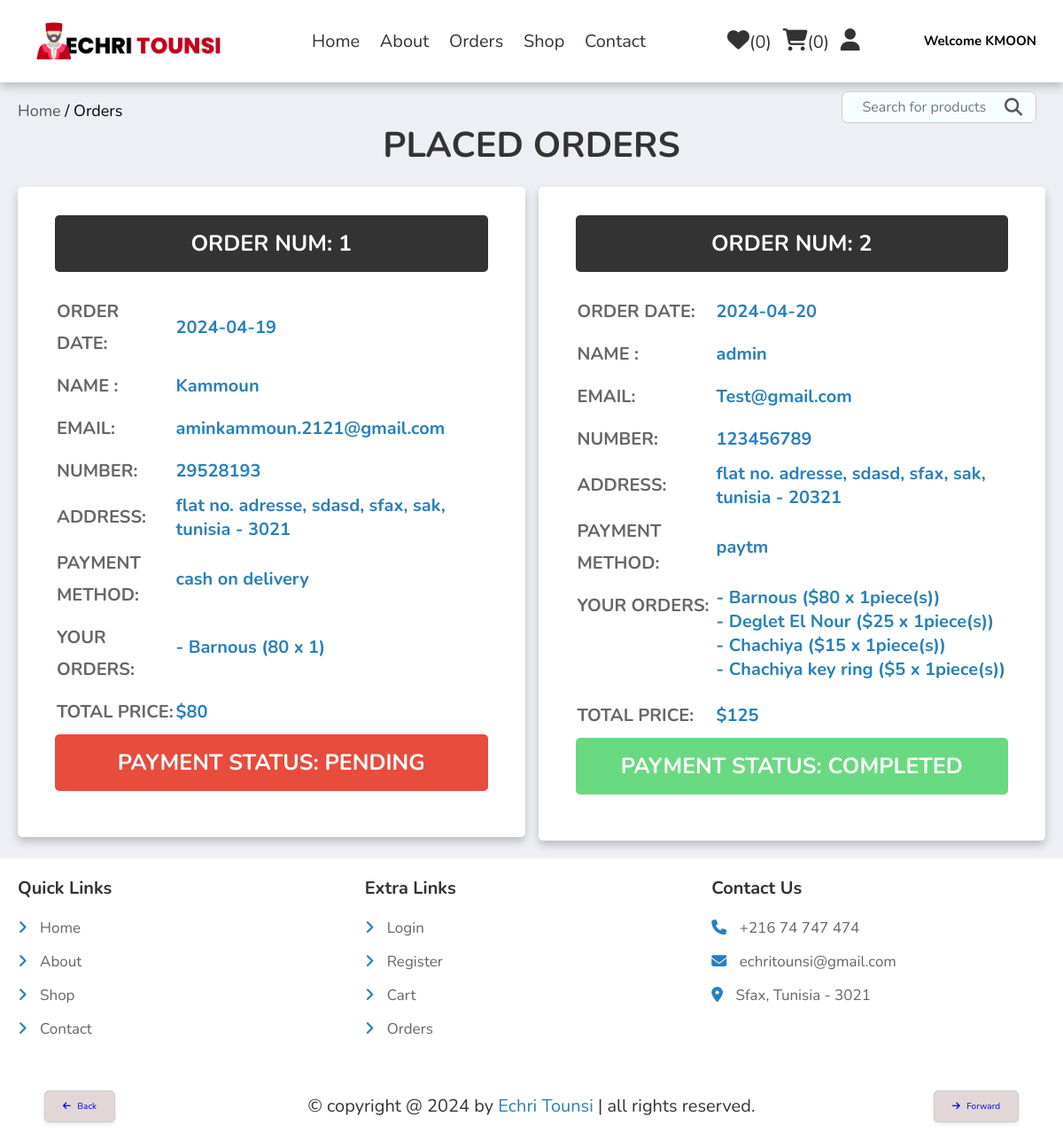
Screenshot of /orders.php (signed in) with the database file from the repository.
### tables this page shows
CREATE TABLE `users` (
  `id` int(100) NOT NULL,
  `name` varchar(20) NOT NULL,
  `email` varchar(50) NOT NULL,
  `password` varchar(50) NOT NULL
);

CREATE TABLE `orders` (
  `id` int(100) NOT NULL,
  `user_id` int(100) NOT NULL,
  `name` varchar(20) NOT NULL,
  `number` varchar(10) NOT NULL,
  `email` varchar(50) NOT NULL,
  `method` varchar(50) NOT NULL,
  `address` varchar(500) NOT NULL,
  `total_products` varchar(1000) NOT NULL,
  `total_price` int(100) NOT NULL,
  `placed_on` date NOT NULL DEFAULT current_timestamp(),
  `payment_status` varchar(20) NOT NULL DEFAULT 'pending'
);

### orders.php (the view, shortened to what this page needs)
<?php
include 'components/connect.php';
if (isset($_SESSION['user_id'])) {
   $user_id = $_SESSION['user_id'];
} else {
   $user_id = '';
};
?>
<!DOCTYPE html>
<html lang="en">
<head>
   <link rel="stylesheet" href="https://cdnjs.cloudflare.com/ajax/libs/font-awesome/6.1.1/css/all.min.css">
   <link rel="stylesheet" href="css/style.css">
</head>
<body>
   <?php include 'components/user_header.php'; ?>
   <section class="orders">
      <div class="breadcrumb">
         <a href="home.php">Home</a> / Orders
      </div>
      <h1 class="heading">Placed orders</h1>
      <div class="box-container">
         <?php
         if ($user_id == '') {
         ?>
            <div style="text-align: center;   max-width: fit-content; margin-left: auto; margin-right: auto;">
               <img src="images/sad-svgrepo-com.svg" alt="" width="150" height="150">
               <?php
               echo '<p class="empty">Please login to see your orders</p>';
               ?>
               <div class="flex-btn">
                  <a href="user_login.php" class="btn">login</a>
               </div>
               <br>
               <a href="user_register.php" style="font-size:15px; padding-top: 30px; padding-bottom: 30px; ">You don't have
                  an account? Register and make your first
                  order.</a>
            </div>
            <?php
         } else {
            $select_orders = $conn->prepare("SELECT * FROM `orders` WHERE user_id = ?");
            $select_orders->execute([$user_id]);
            $number = 1;
            if ($select_orders->rowCount() > 0) {
               while ($fetch_orders = $select_orders->fetch(PDO::FETCH_ASSOC)) {
            ?>
                  <div class="box">
                     <section class="order">
                        <h3>Order num: <?php echo $number ?></h3>
                        <div class="flex">
                           <div class="order-details">
                              <table border="1px">
                                 <tr>
                                    <td>
                                       <p>Order date:</p>
                                    </td>
                                    <td>
                                       <p>
                                          <span class="order-info">
                                             <?= $fetch_orders['placed_on']; ?>
                                          </span>
                                       </p>
                                    </td>
                                 </tr>
                                 <tr>
                                    <td>
                                       <p>name :</p>
                                    </td>
                                    <td>
                                       <span class="order-info">
                                          <?= $fetch_orders['name']; ?>
                                       </span>
                                    </td>
                                 </tr>
                                 <tr>
                                    <td>
                                       <p>email:</p>
                                    </td>
                                    <td>
                                       <span class="order-info">
                                          <?= $fetch_orders['email']; ?>
                                       </span>
                                    </td>
                                 </tr>
                                 <tr>
                                    <td>
                                       <p>number:</p>
                                    </td>
                                    <td>
                                       <span class="order-info">
                                          <?= $fetch_orders['number']; ?>
                                       </span>
                                    </td>
                                 </tr>
                                 <tr>
                                    <td>
                                       <p>address:</p>
                                    </td>
                                    <td>
                                       <span class="order-info">
                                          <?= $fetch_orders['address']; ?>
                                       </span>
                                    </td>
                                 </tr>
                                 <tr>
                                    <td>
                                       <p>payment method:</p>
                                    </td>
                                    <td>
                                       <span class="order-info">
                                          <?= $fetch_orders['method']; ?>
                                       </span>
                                    </td>
                                 </tr>
                                 <tr>
                                    <td style="vertical-align: top;">
                                       <p>your orders:</p>
                                    </td>
                                    <td>
                                       <span class="order-info">
                                          <?php
                                          $parts = explode("-", $fetch_orders['total_products']);
                                          foreach ($parts as $part) {
                                             if ($part !== ' ') {
                                                echo "- " . $part . "<br>";
                                             }
                                          }
                                          ?>
                                       </span>
                                       <br>
                                    </td>
                                 </tr>
                                 <tr>
                                    <td>
                                       <p>total price:</p>
                                    </td>
                                    <td>
                                       <span class="order-info">
                                          $<?= $fetch_orders['total_price']; ?>
                                       </span>
                                    </td>
                                 </tr>
                              </table>
                           </div>
                           <h3 style="background-color: <?= ($fetch_orders['payment_status'] == "pending") ? '#e74c3c' : '#69d981'; ?> ;">
                              payment status: <?= $fetch_orders['payment_status']; ?></h3>
                           <?php $number++; ?>
                        </div>
                     </section>
                  </div>
         <?php
               }
            } else {
               echo '<p class="empty">no orders placed yet!</p>';
            }
         }
         ?>
      </div>
   </section>
   <?php include 'components/footer.php'; ?>
</body>
</html>

### components/user_header.php (shortened to what this page needs)
<header class="header">
    <?php
    $current_page = basename($_SERVER['PHP_SELF']);
    if ($current_page !== 'home.php') {
        echo '<a href="javascript:void(0);" onclick="goBack();" class="back-button navbar">
                 <i class="fas fa-arrow-left"></i> Back
             </a>';
        echo '<a href="javascript:void(0);" onclick="goForward();" class="forward-button navbar">
             <i class="fas fa-arrow-right"></i> Forward
           </a>';
    }
    ?>
    <section class="flex">
        <a href="home.php" class="logo " style="display: flex;justify-content: center;align-items: center;gap:2rem"><img src="images/logo_board.png" width="250px" />
        </a>
        <nav class="navbar">
            <a href="home.php">Home</a>
            <a href="about.php">About</a>
            <a href="orders.php">Orders</a>
            <a href="shop.php">Shop</a>
            <a href="contact.php">Contact</a>
        </nav>
        <div class="icons">
            <?php
            $count_wishlist_items = $conn->prepare("SELECT * FROM `wishlist` WHERE user_id = ?");
            $count_wishlist_items->execute([$user_id]);
            $total_wishlist_counts = $count_wishlist_items->rowCount();
            $count_cart_items = $conn->prepare("SELECT * FROM `cart` WHERE user_id = ?");
            $count_cart_items->execute([$user_id]);
            $total_cart_counts = $count_cart_items->rowCount();
            ?>
            <a href="wishlist.php"><i class="fas fa-heart"></i><span>(<?= $total_wishlist_counts; ?>)</span></a>
            <a href="cart.php"><i class="fas fa-shopping-cart"></i><span>(<?= $total_cart_counts; ?>)</span></a>
            <div id="user-btn" class="fas fa-user"></div>
        </div>
            <?php
            $select_profile = $conn->prepare("SELECT * FROM `users` WHERE id = ?");
            $select_profile->execute([$user_id]);
            if ($select_profile->rowCount() > 0) {
                $fetch_profile = $select_profile->fetch(PDO::FETCH_ASSOC);
            ?>
            <?php
            }
            ?>
        <div>
            <?php if (isset($fetch_profile["name"])) { ?>
                <h2 style="margin-right: 10px;">
                    Welcome <?= $fetch_profile["name"]; ?>
                </h2>
            <?php } ?>
        </div>
    </section>
    <div class="search-box">
        <form action="search_page.php" method="post">
            <input type="text" name="search_box" placeholder="    Search for products" maxlength="100" class="search-input">
            <button type="submit" class="search-button"><i class="fas fa-search"></i></button>
        </form>
    </div>
</header>

### css/style.css (style rules this page uses)
:root { --main-color: #2980b9; --orange: #f39c12; --red: #e74c3c; --black: #333; --white: #fff; --green: #69d981; --light-color: #666; --light-bg: #eeeff5; --border: 0.2rem solid var(--white); --box-shadow: 0 0.5rem 1rem rgba(0, 0, 0, 0.214); }
.back-button { position: fixed; bottom: 150px; left: 50px; z-index: 9999; background-color: #e2d6d6; border: 1px solid #ccc; padding: 10px 20px; border-radius: 5px; box-shadow: 0 2px 5px rgba(0, 0, 0, 0.1); transition: all 0.3s ease; }
.forward-button { position: fixed; bottom: 150px; right: 50px; z-index: 9999; background-color: #e2d6d6; border: 1px solid #ccc; padding: 10px 20px; border-radius: 5px; box-shadow: 0 2px 5px rgba(0, 0, 0, 0.1); transition: all 0.3s ease; }
.back-button i { margin-right: 5px; }
.forward-button i { margin-right: 5px; }
* { font-family: "Nunito", sans-serif; margin: 0; padding: 0; box-sizing: border-box; outline: none; border: none; text-decoration: none; }
html { font-size: 62.5%; overflow-x: hidden; }
body { background-color: var(--light-bg); }
section { padding: 2rem; max-width: 1200px; margin: 0 auto; }
.heading { font-size: 4rem; color: var(--black); margin-bottom: 2rem; text-align: center; text-transform: uppercase; }
.header { position: sticky; top: 0; left: 0; right: 0; background-color: var(--white); box-shadow: var(--box-shadow); z-index: 1000; }
.header .flex { display: flex; align-items: center; justify-content: space-between; position: relative; }
.header .flex .logo { font-size: 2.5rem; color: var(--black); }
.header .flex .navbar a { margin: 0 1rem; font-size: 2rem; color: var(--black); }
.header .flex .icons > * { margin-left: 1rem; font-size: 2.5rem; cursor: pointer; color: var(--black); }
.header .flex .icons a span { font-size: 2rem; }
.search-box { position: absolute; right: 0; }
.order h3 { border-radius: 0.5rem; background-color: var(--black); color: var(--white); padding: 1.5rem 1rem; text-align: center; text-transform: uppercase; margin-bottom: 2rem; font-size: 2.5rem; }
.orders .box-container { display: flex; flex-wrap: wrap; gap: 1.5rem; align-items: flex-start; }
.orders .box-container .box { padding: 1rem 2rem; flex: 1 1 40rem; border: var(--border); background-color: var(--white); box-shadow: var(--box-shadow); border-radius: 0.5rem; }
.orders .box-container .box p { margin: 0.5rem 0; line-height: 1.8; font-size: 2rem; color: var(--light-color); }
.orders .box-container .box p span { color: var(--main-color); font-size: 30; }
.order-details p { text-transform: uppercase; font-weight: bold; }
.orders .box-container .box .order .flex .order-details table tr td .order-info { color: var(--main-color); font-size: 20px; font-weight: bold; }

### orders.php (style rules this page uses)
.breadcrumb { text-align: left; font-size: 18px; }
.breadcrumb a { text-decoration: none; color: #555; }

### components/user_header.php (style rules this page uses)
.search-box { margin-top: 10px; margin-right: 30px; display: inline-block; }
.search-input { font-size: 16px; width: 220px; padding: 6px; border: 1px solid #ccc; border-radius: 7px; outline: none; background-color: #F7FEFF; }
.search-button { position: absolute; top: 50%; right: 10px; transform: translateY(-50%); font-size: 20px; padding: 6px; border: none; background: none; cursor: pointer; }
.search-button i { color: #555; }

### rows the page displays
users: name "KMOON"
orders: placed_on "2024-04-19", name "Kammoun", email "aminkammoun.2121@gmail.com", number "29528193", address "flat no. adresse, sdasd, sfax, sak, tunisia - 3021", method "cash on delivery", total_products "Barnous (80 x 1)", total_price "80", payment_status "PENDING"
orders: placed_on "2024-04-20", name "admin", email "Test@gmail.com", number "123456789", address "flat no. adresse, sdasd, sfax, sak, tunisia - 20321", method "paytm", total_products "Barnous ($80 x 1piece(s))", total_products "Deglet El Nour ($25 x 1piece(s))", total_products "Chachiya ($15 x 1piece(s))", total_products "Chachiya key ring ($5 x 1piece(s))", total_price "125", payment_status "COMPLETED"

### other values shown
$total_wishlist_counts "0"
$total_cart_counts "0"
